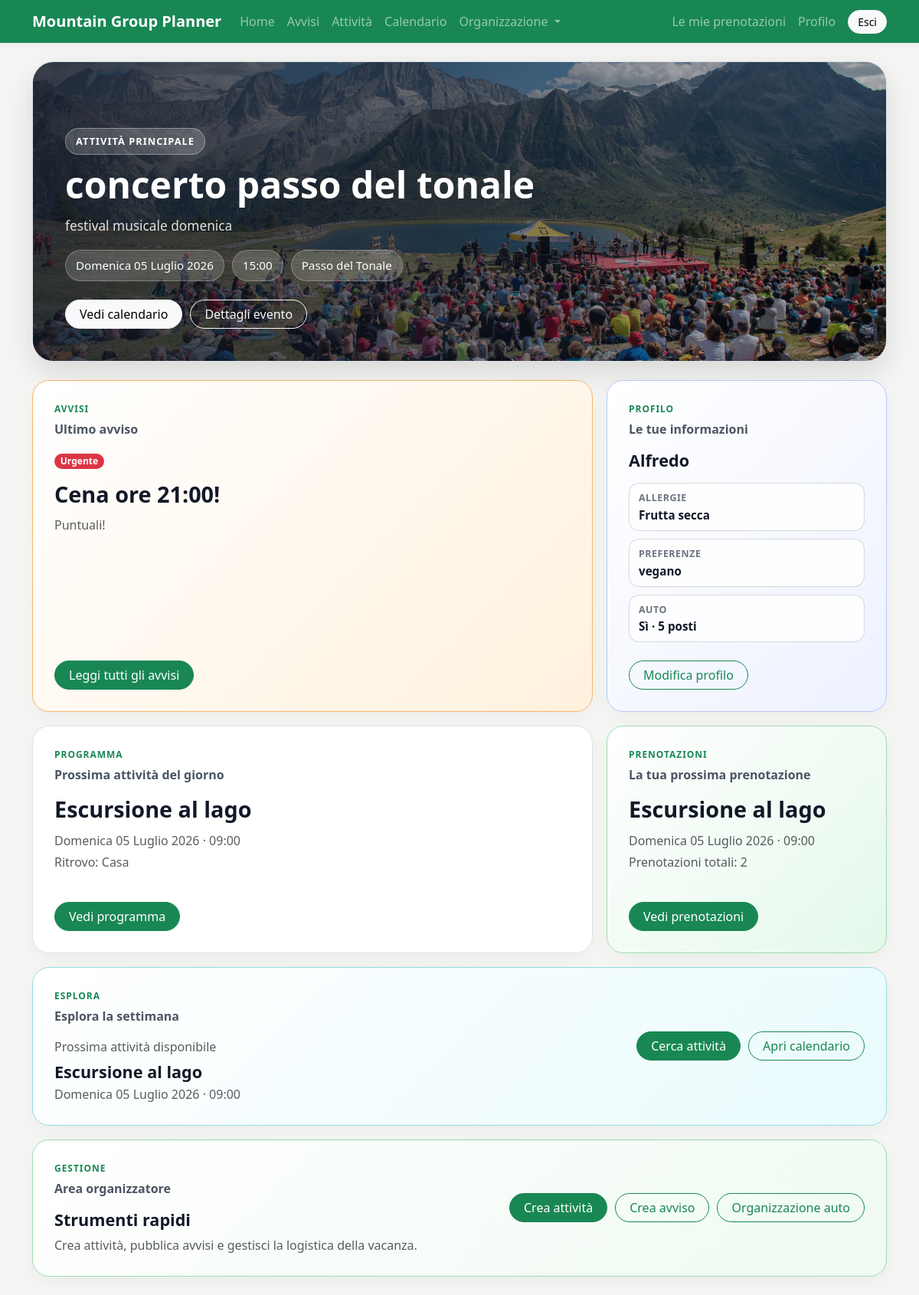
Screenshot of /accounts/home/ (signed in) with the database file from the repository.
### activities/models.py (models this page shows, shortened)
class Activity(models.Model):
    title = models.CharField(max_length=200)
    category = models.ForeignKey(
        Category,
        on_delete=models.SET_NULL,
        null=True,
        blank=True,
        related_name="activities"
    )
    description = models.TextField()
    image = models.ImageField(
        upload_to="activities/",
        blank=True,
        null=True,
        verbose_name="Immagine"
    )
    date = models.DateField()
    start_time = models.TimeField()
    end_time = models.TimeField(blank=True, null=True)
    meeting_place = models.CharField(max_length=200)
    max_participants = models.PositiveIntegerField()
    what_to_bring = models.TextField(blank=True)
    requires_booking = models.BooleanField(
        default=True,
        verbose_name="Richiede prenotazione"
    )
    created_by = models.ForeignKey(
        settings.AUTH_USER_MODEL,
        on_delete=models.CASCADE,
        related_name="created_activities"
    )
    created_at = models.DateTimeField(auto_now_add=True)
    updated_at = models.DateTimeField(auto_now=True)
    class Meta:
        verbose_name_plural = "Activities"

class Notice(models.Model):
    PRIORITY_CHOICES = [
        ("normal", "Normale"),
        ("important", "Importante"),
        ("urgent", "Urgente"),
    ]
    title = models.CharField(max_length=200)
    content = models.TextField()
    priority = models.CharField(
        max_length=20,
        choices=PRIORITY_CHOICES,
        default="normal"
    )
    is_active = models.BooleanField(default=True)
    created_by = models.ForeignKey(
        settings.AUTH_USER_MODEL,
        on_delete=models.CASCADE,
        related_name="created_notices"
    )
    created_at = models.DateTimeField(auto_now_add=True)
    updated_at = models.DateTimeField(auto_now=True)
    class Meta:
        ordering = ["-created_at"]

class Booking(models.Model):
    user = models.ForeignKey(
        settings.AUTH_USER_MODEL,
        on_delete=models.CASCADE,
        related_name="bookings"
    )
    activity = models.ForeignKey(
        Activity,
        on_delete=models.CASCADE,
        related_name="bookings"
    )
    created_at = models.DateTimeField(auto_now_add=True)
    class Meta:
        unique_together = ("user", "activity")
        ordering = ["-created_at"]

### accounts/models.py (models this page shows, shortened)
class Profile(models.Model):
    user = models.OneToOneField(
        settings.AUTH_USER_MODEL,
        on_delete=models.CASCADE,
        related_name="profile"
    )
    display_name = models.CharField(
        max_length=100,
        blank=True,
        verbose_name="Nome visualizzato"
    )
    allergies = models.TextField(
        blank=True,
        verbose_name="Allergie"
    )
    food_preferences = models.TextField(
        blank=True,
        verbose_name="Preferenze alimentari"
    )
    has_car = models.BooleanField(
        default=False,
        verbose_name="Auto disponibile"
    )
    car_model = models.CharField(
        max_length=100,
        blank=True,
        verbose_name="Modello auto"
    )
    car_seats = models.PositiveIntegerField(
        default=0,
        verbose_name="Posti auto disponibili"
    )
    notes = models.TextField(
        blank=True,
        verbose_name="Note personali"
    )

### accounts/views.py (the view)
# urls.py: path("home/", views.home, name="home"),
def home(request):
    today = timezone.localdate()
    latest_notice = Notice.objects.filter(
        is_active=True
    ).order_by(
        "-created_at"
    ).first()
    hero_activity = Activity.objects.filter(
        requires_booking=False,
        date__gte=today
    ).order_by(
        "date",
        "start_time"
    ).first()
    if hero_activity is None:
        hero_activity = Activity.objects.filter(
            requires_booking=False
        ).order_by(
            "date",
            "start_time"
        ).first()
    first_activity = Activity.objects.all().order_by(
        "date",
        "start_time"
    ).first()
    if first_activity:
        selected_date = first_activity.date
        next_today_activity = Activity.objects.filter(
            date=selected_date
        ).order_by(
            "start_time"
        ).first()
    else:
        selected_date = None
        next_today_activity = None
    next_available_activity = Activity.objects.filter(
        requires_booking=True
    ).order_by(
        "date",
        "start_time"
    ).first()
    next_user_booking = None
    total_bookings = 0
    profile_obj = None
    profile_is_complete = False
    if request.user.is_authenticated:
        next_user_booking = Booking.objects.filter(
            user=request.user
        ).select_related("activity").order_by(
            "activity__date",
            "activity__start_time"
        ).first()
        total_bookings = Booking.objects.filter(
            user=request.user
        ).count()
        profile_obj, created = Profile.objects.get_or_create(
            user=request.user
        )
        profile_is_complete = bool(
            profile_obj.display_name
            and (
                profile_obj.allergies
                or profile_obj.food_preferences
                or profile_obj.has_car
                or profile_obj.notes
            )
        )
    context = {
        "latest_notice": latest_notice,
        "hero_activity": hero_activity,
        "selected_date": selected_date,
        "next_today_activity": next_today_activity,
        "next_available_activity": next_available_activity,
        "next_user_booking": next_user_booking,
        "total_bookings": total_bookings,
        "profile": profile_obj,
        "profile_is_complete": profile_is_complete,
        "total_activities": Activity.objects.count(),
    }
    return render(request, "accounts/home.html", context)

### templates/accounts/home.html (shortened to what this page needs)
{% extends "base.html" %}
{% load static %}
{% block content %}
    <section
        class="home-hero-image mb-4"
        {% if hero_activity and hero_activity.image %}
            style="background-image: url('{{ hero_activity.image.url }}');"
        {% else %}
            style="background-image: url('{% static 'img/home-hero.jpg' %}');"
        {% endif %}
    >
        <div class="home-hero-overlay">
            <div class="home-hero-content">
                <p class="home-hero-kicker">
                    Attività principale
                </p>
                {% if hero_activity %}
                    <h1>
                        {{ hero_activity.title }}
                    </h1>
                    <p class="home-hero-description">
                        {{ hero_activity.description|truncatechars:150 }}
                    </p>
                    <div class="home-hero-meta">
                        <span>{{ hero_activity.date|date:"l d F Y" }}</span>
                        <span>{{ hero_activity.start_time|time:"H:i" }}</span>
                        <span>{{ hero_activity.meeting_place }}</span>
                    </div>
                    <div class="home-hero-buttons">
                        <a href="{% url 'activities:activity_calendar' %}" class="btn btn-light">
                            Vedi calendario
                        </a>
                        <a href="{% url 'activities:activity_detail' hero_activity.pk %}" class="btn btn-outline-light">
                            Dettagli evento
                        </a>
                    </div>
                {% endif %}
            </div>
        </div>
    </section>
    <section class="home-grid">
        <article class="home-panel home-panel-large home-panel-notice">
            <div>
                <div class="section-label">Avvisi</div>
                <h2 class="home-card-title">
                    Ultimo avviso
                </h2>
                {% if latest_notice %}
                    <div class="mb-3">
                        {% if latest_notice.priority == "urgent" %}
                            <span class="badge text-bg-danger mb-3">Urgente</span>
                        {% elif latest_notice.priority == "important" %}
                            <span class="badge text-bg-warning mb-3">Importante</span>
                        {% else %}
                            <span class="badge text-bg-secondary mb-3">Normale</span>
                        {% endif %}
                        <h3 class="home-event-title">
                            {{ latest_notice.title }}
                        </h3>
                        <p class="text-muted mb-0">
                            {{ latest_notice.content|truncatechars:180 }}
                        </p>
                    </div>
                {% endif %}
            </div>
            <div>
                <a href="{% url 'activities:notice_list' %}" class="btn btn-success">
                    Leggi tutti gli avvisi
                </a>
            </div>
        </article>
        <article class="home-panel home-panel-small home-panel-profile">
            <div>
                <div class="section-label">Profilo</div>
                <h2 class="home-card-title">
                    Le tue informazioni
                </h2>
                {% if user.is_authenticated %}
                    <p class="home-event-title-small mb-3">
                        {% if profile.display_name %}
                            {{ profile.display_name }}
                        {% else %}
                            {{ user.username }}
                        {% endif %}
                    </p>
                    <div class="profile-summary-list">
                        <div class="profile-summary-item">
                            <span>Allergie</span>
                            {% if profile.allergies %}
                                <strong>{{ profile.allergies|truncatechars:45 }}</strong>
                            {% else %}
                                <strong>Non indicate</strong>
                            {% endif %}
                        </div>
                        <div class="profile-summary-item">
                            <span>Preferenze</span>
                            {% if profile.food_preferences %}
                                <strong>{{ profile.food_preferences|truncatechars:45 }}</strong>
                            {% else %}
                                <strong>Non indicate</strong>
                            {% endif %}
                        </div>
                        <div class="profile-summary-item">
                            <span>Auto</span>
                            {% if profile.has_car %}
                                <strong>
                                    Sì
                                    {% if profile.car_seats %}
                                        · {{ profile.car_seats }} posti
                                    {% endif %}
                                </strong>
                            {% else %}
                                <strong>No</strong>
                            {% endif %}
                        </div>
                    </div>
                {% endif %}
            </div>
            <div>
                {% if user.is_authenticated %}
                    <a href="{% url 'accounts:edit_profile' %}" class="btn btn-outline-success">
                        Modifica profilo
                    </a>
                {% else %}
                    <a href="{% url 'login' %}" class="btn btn-outline-success">
                        Accedi
                    </a>
                {% endif %}
            </div>
        </article>
        <article class="home-panel home-panel-medium">
            <div>
                <div class="section-label">Programma</div>
                <h2 class="home-card-title">
                    Prossima attività del giorno
                </h2>
                {% if next_today_activity %}
                    <div class="mb-3">
                        <h3 class="home-event-title">
                            {{ next_today_activity.title }}
                        </h3>
                        <p class="text-muted mb-1">
                            {{ next_today_activity.date|date:"l d F Y" }} · {{ next_today_activity.start_time|time:"H:i" }}
                        </p>
                        <p class="text-muted mb-0">
                            Ritrovo: {{ next_today_activity.meeting_place }}
                        </p>
                    </div>
                {% endif %}
            </div>
            <div>
                <a href="{% url 'activities:today_program' %}" class="btn btn-success">
                    Vedi programma
                </a>
            </div>
        </article>
        <article class="home-panel home-panel-medium home-panel-booking">
            <div>
                <div class="section-label">Prenotazioni</div>
                <h2 class="home-card-title">
                    La tua prossima prenotazione
                </h2>
                {% if user.is_authenticated %}
                    {% if next_user_booking %}
                        <div class="mb-3">
                            <h3 class="home-event-title">
                                {{ next_user_booking.activity.title }}
                            </h3>
                            <p class="text-muted mb-1">
                                {{ next_user_booking.activity.date|date:"l d F Y" }} · {{ next_user_booking.activity.start_time|time:"H:i" }}
                            </p>
                            <p class="text-muted mb-0">
                                Prenotazioni totali: {{ total_bookings }}
                            </p>
                        </div>
                    {% endif %}
                {% endif %}
            </div>
            <div>
                {% if user.is_authenticated %}
                    <a href="{% url 'activities:my_bookings' %}" class="btn btn-success">
                        Vedi prenotazioni
                    </a>
                {% else %}
                    <a href="{% url 'login' %}" class="btn btn-success">
                        Accedi
                    </a>
                {% endif %}
            </div>
        </article>
        <article class="home-panel home-panel-wide home-panel-explore">
            <div>
                <div class="section-label">Esplora</div>
                <h2 class="home-card-title">
                    Esplora la settimana
                </h2>
                {% if next_available_activity %}
                    <p class="text-muted mb-2">
                        Prossima attività disponibile
                    </p>
                    <p class="home-event-title-small mb-1">
                        {{ next_available_activity.title }}
                    </p>
                    <p class="text-muted mb-0">
                        {{ next_available_activity.date|date:"l d F Y" }} · {{ next_available_activity.start_time|time:"H:i" }}
                    </p>
                {% endif %}
            </div>
            <div class="home-actions">
                <a href="{% url 'activities:activity_list' %}" class="btn btn-success">
                    Cerca attività
                </a>
                <a href="{% url 'activities:activity_calendar' %}" class="btn btn-outline-success">
                    Apri calendario
                </a>
            </div>
        </article>
        {% if user.is_authenticated and user.is_staff %}
            <article class="home-panel home-panel-wide organizer-box">
                <div>
                    <div class="section-label">Gestione</div>
                    <h2 class="home-card-title">
                        Area organizzatore
                    </h2>
                    <p class="home-event-title-small mb-2">
                        Strumenti rapidi
                    </p>
                    <p class="text-muted mb-0">
                        Crea attività, pubblica avvisi e gestisci la logistica della vacanza.
                    </p>
                </div>
                <div class="home-actions">
                    <a href="{% url 'activities:create_activity' %}" class="btn btn-success">
                        Crea attività
                    </a>
                    <a href="{% url 'activities:create_notice' %}" class="btn btn-outline-success">
                        Crea avviso
                    </a>
                    <a href="{% url 'accounts:cars_organization' %}" class="btn btn-outline-success">
                        Organizzazione auto
                    </a>
                </div>
            </article>
        {% endif %}
    </section>
{% endblock %}

### rows the page displays
Activity: image (picture), title "concerto passo del tonale", description "festival musicale domenica", date "Domenica 05 Luglio 2026", start_time "15:00", meeting_place "Passo del Tonale"
Notice: title "Cena ore 21:00!", content "Puntuali!"
Profile: display_name "Alfredo", allergies "Frutta secca", food_preferences "vegano", car_seats "5"
Activity: title "Escursione al lago", date "Domenica 05 Luglio 2026", start_time "09:00", meeting_place "Casa"
Booking: activity "Escursione al lago", activity "Domenica 05 Luglio 2026", activity.start_time "09:00"

### other values shown
{{ total_bookings }} "2"
